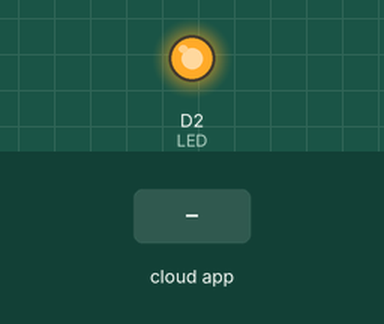
A sketch run on a simulated ESP8266 (NodeMCU). Shown: output pins drawn as LEDs (lit = HIGH). The test bench sets the inputs (shaded band). WiFi joins after 1.5 s; servers stay silent unless stated; the Firebase database answers and starts empty; what the sketch prints to the serial monitor is not drawn.

Above: at 3.8 s.
3.9 s: the phone or cloud app sets LED_STATUS to ON
At 4.6 s:
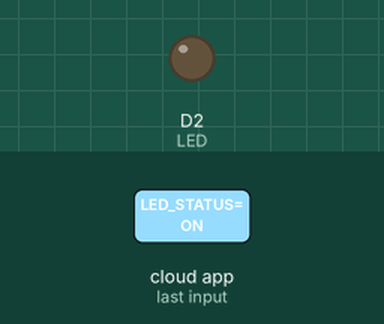
6.6 s: the phone or cloud app sets LED_STATUS to OFF
At 7.8 s:
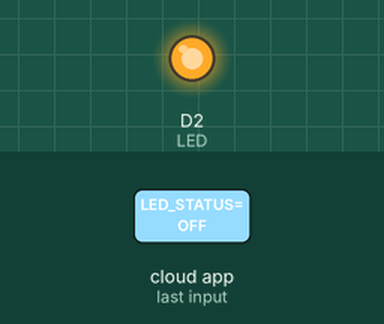
Timing chart, 0 to 9.6 s (numbered marks = the images above; inputs shaded):
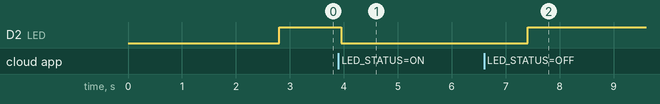

Measured:
- after the input at 3.9 s, D2 (LED): HIGH → LOW after 0.05 s
- after the input at 6.6 s, D2 (LED): LOW → HIGH after 0.80 s

The sketch:

1_______.ino
```cpp
#include <ESP8266WiFi.h>
#include <FirebaseArduino.h>
// fireabase 계정 설정
#define FIREBASE_HOST "fir-led-control-cefd3.firebaseio.com"
#define FIREBASE_AUTH "PmTq6zaWK7LeUplAAy2W9yJtbs3bUSffLMzktIEM"
// Wife 이름과 비밀번호 설정
#define WIFI_SSID "U+Net8F5C"
#define WIFI_PASSWORD "DD82007902"


String LED_fireStatus = ""; // LED_fireStatus를 문자열로 선언

int LED = D2;      // LED를 D2에 연결 할 것이다라는 것을 선언

void setup(){
 Serial.begin(9600);
 delay(1000);
 pinMode(LED, OUTPUT);

 WiFi.begin(WIFI_SSID, WIFI_PASSWORD);  // 와이파이 연결을 시도
 Serial.print("Connecting to ");
 Serial.print(WIFI_SSID);
 while (WiFi.status() != WL_CONNECTED){
   Serial.print(".");
   delay(500);
 }
 Serial.println();
 Serial.print("Connected to ");
 Serial.println(WIFI_SSID);
 Firebase.begin(FIREBASE_HOST, FIREBASE_AUTH);  // firebase 계정 api키 확인 후 연결
 Firebase.setString("LED_STATUS", "OFF"); // 파이어베이스 DB에 LED_STATUS OFF를 셋팅합니다.
}
void loop(){
 LED_fireStatus = Firebase.getString("LED_STATUS");  // LED_STATUS를 LED_fireStatus와 연결합니다.
 if (LED_fireStatus == "ON")  { // 벨류 값이 ON이면
   Serial.println("RED LED Turned ON");         // 모니터에 출력됨
   digitalWrite(LED, LOW);
 }
 else if (LED_fireStatus == "OFF") { // 벨류 값이 OFF이면
   Serial.println("RED LED Turned OFF"); //모니터 출력
   digitalWrite(LED, HIGH);
 } else {
   Serial.println("Command Error! Please send ON/OFF"); // 잘못된 값이 들어갔을 때 시리얼 모니터에 출력됩니다.
 }
 delay(1000);
}
```
